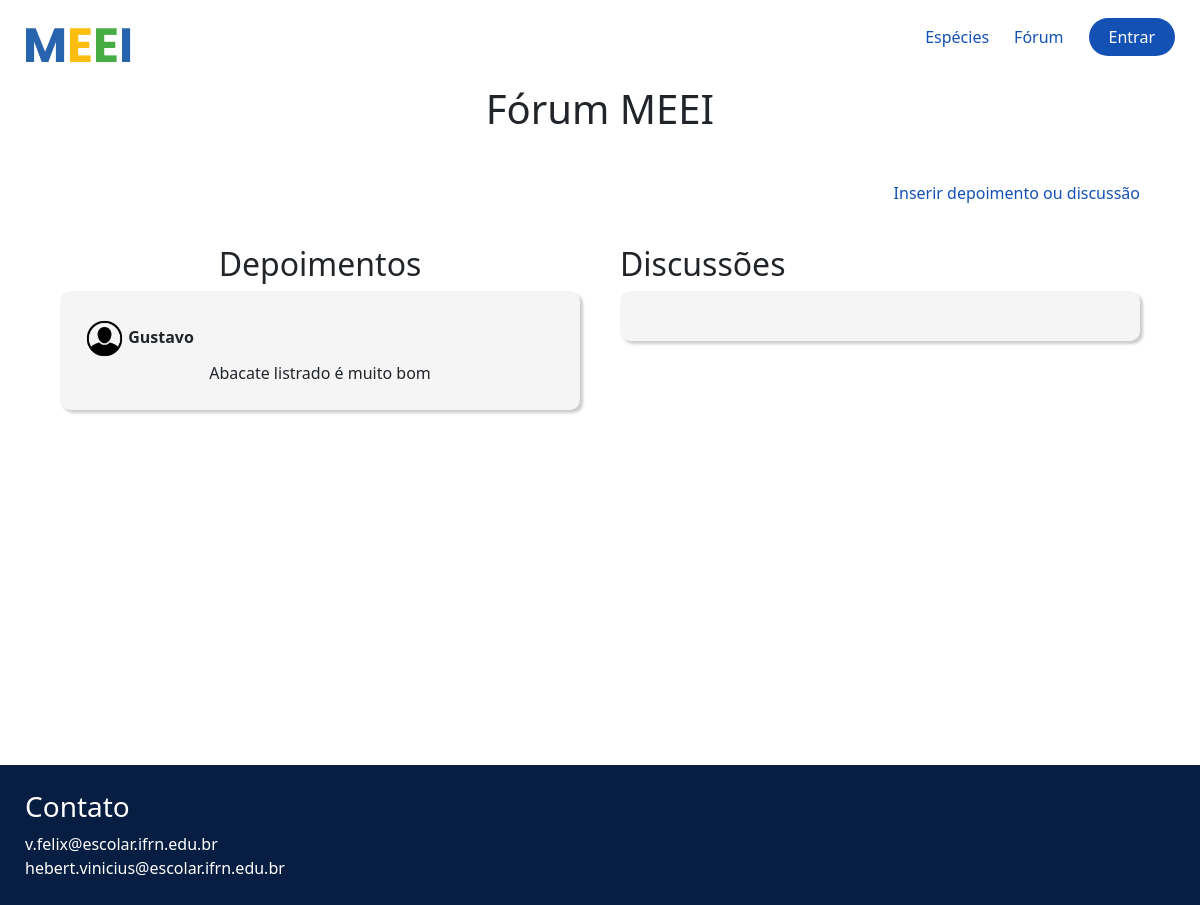
Before: /noticias/forum/ with the older database file.
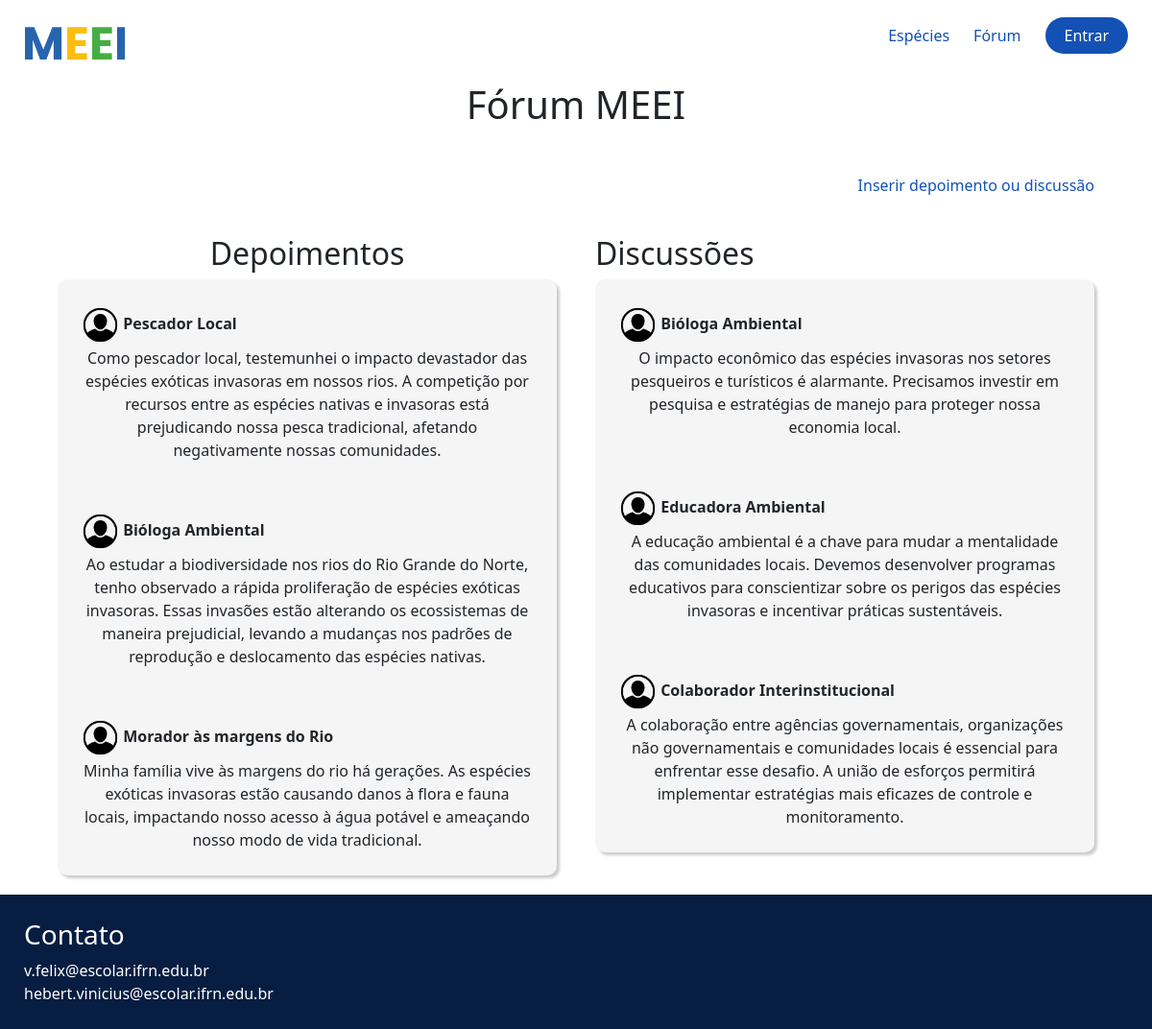
After: the same page with the newer database file.
### noticias/models.py (models this page shows, shortened)
class Depoimentos(models.Model):
    DEPOIMENTOS_CHOICES = (
        ('depoimento', 'Depoimento'),
        ('discussao', 'Discussão')
    )
    email = models.EmailField(max_length=150)
    nome = models.CharField(max_length=150)
    depoimento_ou_discussao = models.CharField(
        max_length=11, choices=DEPOIMENTOS_CHOICES
    )
    relato = models.TextField()

### noticias/views.py (the view)
# urls.py: path('forum/', forum, name='forum'),
def forum(request):
    depoimentos = Depoimentos.objects.filter(depoimento_ou_discussao='depoimento')
    discussoes = Depoimentos.objects.filter(depoimento_ou_discussao='discussao')
    context = {'depoimentos': depoimentos, 'discussoes': discussoes}
    return render(request, 'noticias/forum.html', context)

### noticias/templates/noticias/forum.html (shortened to what this page needs)
{% extends "global/base.html" %}
{% load static %}
{% block content %}
<h1 class="title-forum">Fórum MEEI</h1>
    <div class="d-flex justify-content-end">
        <a href="{% url 'depoimentos' %}" class="lista-telas__especie text-decoration-none">Inserir depoimento ou discussão</a>
    </div>
    <section class="conteudo-depoimentos">
        <div class="depoimentos" style="width: 60%;">
        <h2>Depoimentos</h2>
        <div class="conteudo-depoimentos_depoimento">
            {% for i in depoimentos %}
                <div class="conteudo-depoimentos_depoimento_usuario">
                    <span class="usuario justify-content-between">
                    <div class="">
                        <img
                        src="{% static 'noticias/img/icones/icone-usuario.png' %}"
                        alt="Icone Usuario"
                        />
                        <p class="d-inline"><strong>{{ i.nome }}</strong></p>
                    </div>
                    </span>
                    <span>
                    {{ i.relato }}</span
                    >
                </div>
            {% endfor %}
        </div>
    </div>
    <div class="discussoes" style="width: 60%">
        <div class="d-flex justify-content-between">
            <h2>Discussões</h2>
        </div>
        <div class="conteudo-depoimentos_depoimento" style="width: 100%">
            {% for i in discussoes %}
                <div class="conteudo-depoimentos_depoimento_usuario justify-content-between">
                    <span class="usuario justify-content-between">
                    <div class="">
                        <img
                        src="{% static 'noticias/img/icones/icone-usuario.png' %}"
                        alt="Icone Usuario"
                        />
                        <p class="d-inline"><strong>{{ i.nome }}</strong></p>
                    </div>
                    </span>
                    <span>
                    {{ i.relato }}
                   </span
                    >
                </div>
            {% endfor %}
        </div>
    </div>
</section>
{% endblock content %}

Changed rows visible on the page:
removed Depoimentos: nome "Gustavo", relato "Abacate listrado é muito bom", shown under "Depoimentos"
added Depoimentos: nome "Pescador Local", relato "Como pescador local, testemunhei o impacto devastador das espécies exóticas invasoras em nossos rios. A competição por recursos entre as espécies nativas e invasoras está prejudicando nossa pesca tradicional, afetando negativamente nossas comunidades.", shown under "Depoimentos"
added Depoimentos: nome "Bióloga Ambiental", relato "Ao estudar a biodiversidade nos rios do Rio Grande do Norte, tenho observado a rápida proliferação de espécies exóticas invasoras. Essas invasões estão alterando os ecossistemas de maneira prejudicial, levando a mudanças nos padrões de reprodução e deslocamento das espécies nativas.", shown under "Depoimentos"
added Depoimentos: nome "Morador às margens do Rio", relato "Minha família vive às margens do rio há gerações. As espécies exóticas invasoras estão causando danos à flora e fauna locais, impactando nosso acesso à água potável e ameaçando nosso modo de vida tradicional.", shown under "Depoimentos"
added Depoimentos: nome "Bióloga Ambiental", relato "O impacto econômico das espécies invasoras nos setores pesqueiros e turísticos é alarmante. Precisamos investir em pesquisa e estratégias de manejo para proteger nossa economia local.", shown under "Discussões"
added Depoimentos: nome "Educadora Ambiental", relato "A educação ambiental é a chave para mudar a mentalidade das comunidades locais. Devemos desenvolver programas educativos para conscientizar sobre os perigos das espécies invasoras e incentivar práticas sustentáveis.", shown under "Discussões"
added Depoimentos: nome "Colaborador Interinstitucional", relato "A colaboração entre agências governamentais, organizações não governamentais e comunidades locais é essencial para enfrentar esse desafio. A união de esforços permitirá implementar estratégias mais eficazes de controle e monitoramento.", shown under "Discussões"
